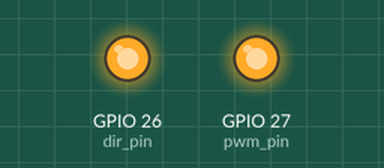
Recording of a sketch running on a simulated ESP32. Parts: output pins drawn as LEDs (lit = HIGH). What the sketch prints to the serial monitor is not drawn.

Above: at 3.1 s.
At 6.6 s:
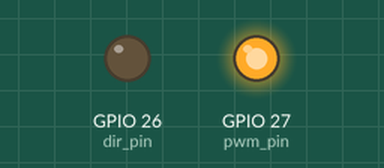
At 7.8 s:
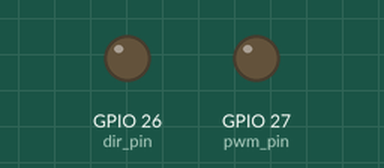
Timing chart, 0 to 9.3 s (numbered marks = the images above):
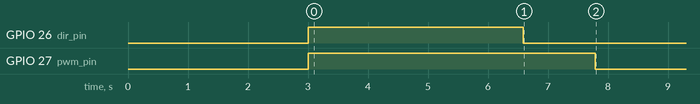

The sketch:

linear_actr_testing_analogWrite.ino
```cpp
#define pwm_pin 27
#define dir_pin 26

int dist = 0;

int speed_pwm = 255;

void setup() {
  // put your setup code here, to run once:
  pinMode(pwm_pin, OUTPUT);
  pinMode(dir_pin, OUTPUT);

  Serial.begin(115200);

  Serial.println("Starting ");
  delay(3000);
  Serial.println("Beginning");
  move_actr_up(30);
  move_actr_down(10);
  Serial.println("End ");

}

void loop() {
  // put your main code here, to run repeatedly:

}

void move_actr_up(int distance){
  Serial.print("moving up ");
  dist = dist + distance;
  lin_inc(calc_time(distance));
}

void move_actr_down(int distance){
  Serial.print("moving down ");
  dist = dist - distance;
  lin_dec(calc_time(distance));
}

void lin_inc(int dly){
  analogWrite(pwm_pin, speed_pwm);
  digitalWrite(dir_pin, HIGH);
  delay(dly);
  lin_stop();
}

void lin_dec(int dly){
  analogWrite(pwm_pin, speed_pwm);
  digitalWrite(dir_pin, LOW);
  delay(dly);
  lin_stop();
}

void lin_stop(){
  analogWrite(pwm_pin, 0);
}

int calc_time(int distance){
  return (int)(1000*distance/8.359);
}
```
